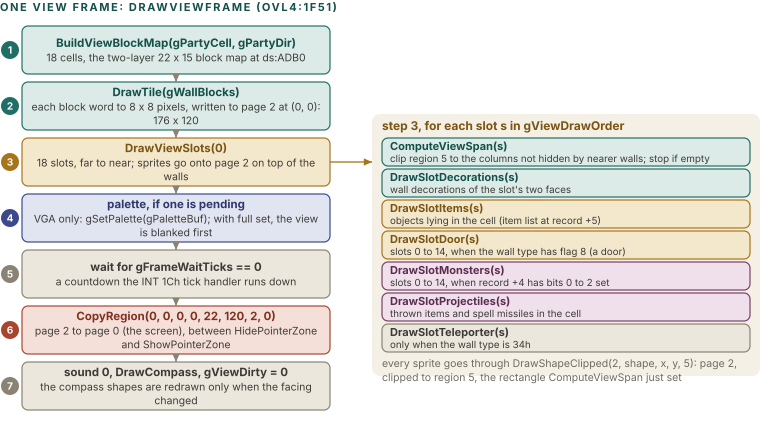

Generate this figure with Python:
import sys; sys.path.insert(0, '.')
from figlib import *

c = Canvas(760, 470)
c.section(0, 11, "ONE VIEW FRAME: DrawViewFrame (ovl4:1F51)")

LX, LW = 0, 330
steps = [
    ("1", "teal", "BuildViewBlockMap(gPartyCell, gPartyDir)", ["18 cells, the two-layer 22 x 15 block map at ds:ADB0"]),
    ("2", "teal", "DrawTile(gWallBlocks)", ["each block word to 8 x 8 pixels, written to page 2 at (0, 0): 176 x 120"]),
    ("3", "ochre", "DrawViewSlots(0)", ["18 slots, far to near; sprites go onto page 2 on top of the walls"]),
    ("4", "navy", "palette, if one is pending", ["VGA only: gSetPalette(gPaletteBuf); with full set, the view is blanked first"]),
    ("5", "grey", "wait for gFrameWaitTicks == 0", ["a countdown the INT 1Ch tick handler runs down"]),
    ("6", "red", "CopyRegion(0, 0, 0, 0, 22, 120, 2, 0)", ["page 2 to page 0 (the screen), between HidePointerZone and ShowPointerZone"]),
    ("7", "grey", "sound 0, DrawCompass, gViewDirty = 0", ["the compass shapes are redrawn only when the facing changed"]),
]
y = 26
H = 48
pos = []
for n, k, t, b in steps:
    c.box(LX + 22, y, LW - 22, H, k, t, b, size=10.5, tsize=11.5, title_mono=False)
    c.badge(LX + 10, y + H / 2, n, k, r=9)
    pos.append(y)
    if y > 26:
        c.arrow([(LX + 22 + (LW - 22) / 2, y - 8), (LX + 22 + (LW - 22) / 2, y)], color=GREY)
    y += H + 8
bottom = y

# detail of step 3
DX = 372
c.rect(DX, pos[2] - 24, 388, 262, fill=PANEL, stroke="none", rx=8)
c.text(DX + 10, pos[2] - 8, "step 3, for each slot s in gViewDrawOrder", size=12, weight=700, color="#7A5412")
c.arrow([(LX + LW, pos[2] + H / 2), (DX, pos[2] + H / 2)], color=PAL["ochre"][1])
items = [
    ("ComputeViewSpan(s)", "clip region 5 to the columns not hidden by nearer walls; stop if empty", "teal"),
    ("DrawSlotDecorations(s)", "wall decorations of the slot's two faces", "teal"),
    ("DrawSlotItems(s)", "objects lying in the cell (item list at record +5)", "ochre"),
    ("DrawSlotDoor(s)", "slots 0 to 14, when the wall type has flag 8 (a door)", "ochre"),
    ("DrawSlotMonsters(s)", "slots 0 to 14, when record +4 has bits 0 to 2 set", "plum"),
    ("DrawSlotProjectiles(s)", "thrown items and spell missiles in the cell", "plum"),
    ("DrawSlotTeleporter(s)", "only when the wall type is 34h", "grey"),
]
yy = pos[2]
for t, b, k in items:
    c.box(DX + 10, yy, 368, 28, k, None, None)
    c.text(DX + 18, yy + 12, t, size=11, weight=700, color=PAL[k][0], mono=False)
    c.text(DX + 18, yy + 24, b, size=9.8, color=INK2)
    yy += 31
c.text(DX + 10, yy + 12, "every sprite goes through DrawShapeClipped(2, shape, x, y, 5): page 2,", size=10.5, color=MUTED)
c.text(DX + 10, yy + 26, "clipped to region 5, the rectangle ComputeViewSpan just set", size=10.5, color=MUTED)
c.h = max(bottom, pos[2] - 24 + 262) + 8
c.save("figs/gfx_frame_flow.svg")
